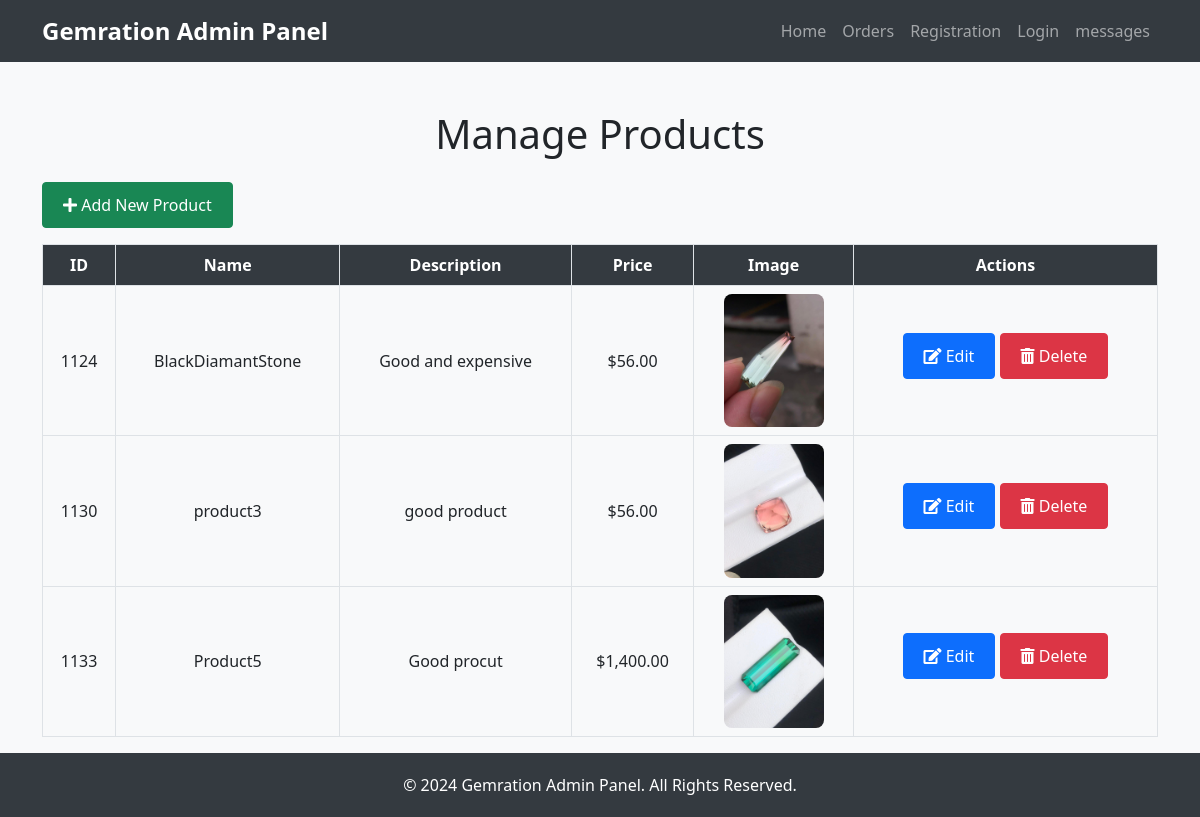
Page /adminpanel/index.php (signed in) on the committed database.
### tables this page shows
CREATE TABLE `products` (
  `id` int(11) NOT NULL,
  `name` varchar(255) NOT NULL,
  `description` text NOT NULL,
  `price` decimal(10,2) NOT NULL,
  `image` varchar(255) NOT NULL,
  `video_url` varchar(255) DEFAULT NULL
);

### adminpanel/index.php (the view, shortened to what this page needs)
<?php
$servername = "localhost";
$username = "root";
$password = "";
$dbname = "gemratio_main";
$conn = new mysqli($servername, $username, $password, $dbname);
$sql = "SELECT * FROM products";
$result = $conn->query($sql);
?>
<!DOCTYPE html>
<html lang="en">
<head>
    <link href="https://cdnjs.cloudflare.com/ajax/libs/font-awesome/5.10.0/css/all.min.css" rel="stylesheet">
    <link href="https://cdn.jsdelivr.net/npm/bootstrap@5.0.0/dist/css/bootstrap.min.css" rel="stylesheet">
</head>
<body>
    <nav class="navbar navbar-expand-lg navbar-dark">
        <div class="container">
            <a class="navbar-brand" href="#">Gemration Admin Panel</a>
            <div class="collapse navbar-collapse" id="navbarNav">
                <ul class="navbar-nav ms-auto">
                    <li class="nav-item">
                        <a class="nav-link" href="index.php">Home</a>
                    </li>
                    <li class="nav-item">
                        <a class="nav-link" href="orders.php">Orders</a>
                    </li>
                     <li class="nav-item">
                        <a class="nav-link" href="Admin_registration.php">Registration</a>
                    </li>
                     <li class="nav-item">
                        <a class="nav-link" href="Admin_login.php">Login</a>
                    </li>
                    <li class="nav-item">
                        <a class="nav-link" href="messages.php">messages</a>
                    </li>
                </ul>
            </div>
        </div>
    </nav>
    <div class="container mt-5">
        <h1 class="mb-4">Manage Products</h1>
        <a href="add_product.php" class="btn btn-success mb-3"><i class="fas fa-plus"></i> Add New Product</a>
        <table class="table table-bordered table-hover">
            <thead>
                <tr>
                    <th>ID</th>
                    <th>Name</th>
                    <th>Description</th>
                    <th>Price</th>
                    <th>Image</th>
                    <th>Actions</th>
                </tr>
            </thead>
            <tbody>
                <?php if ($result->num_rows > 0): ?>
                    <?php while($row = $result->fetch_assoc()): ?>
                        <tr>
                            <td><?php echo $row['id']; ?></td>
                            <td><?php echo $row['name']; ?></td>
                            <td><?php echo $row['description']; ?></td>
                            <td>$<?php echo number_format($row['price'], 2); ?></td>
                            <td><img src="img/<?php echo $row['image']; ?>" width="100" alt="<?php echo $row['name']; ?>"></td>
                            <td>
                                <a href="edit_product.php?id=<?php echo $row['id']; ?>" class="btn btn-primary"><i class="fas fa-edit"></i> Edit</a>
                                <a href="delete_product.php?id=<?php echo $row['id']; ?>" class="btn btn-danger" onclick="return confirm('Are you sure you want to delete this product?');"><i class="fas fa-trash-alt"></i> Delete</a>
                            </td>
                        </tr>
                    <?php endwhile; ?>
                <?php else: ?>
                    <tr>
                        <td colspan="6">No products found.</td>
                    </tr>
                <?php endif; ?>
            </tbody>
        </table>
    </div>
    <div class="footer">
        <div class="container">
            <p>&copy; 2024 Gemration Admin Panel. All Rights Reserved.</p>
        </div>
    </div>
</body>
</html>

### adminpanel/index.php (style rules this page uses)
body { background-color: #f8f9fa; }
.navbar { background-color: #343a40; }
.navbar-brand { font-size: 1.5rem; font-weight: bold; color: #fff; }
.container h1 { text-align: center; margin-bottom: 30px; }
.btn { padding: 10px 20px; margin-bottom: 10px; }
.table thead { background-color: #343a40; color: white; }
.table td, .table th { text-align: center; vertical-align: middle; }
.table img { border-radius: 8px; }
.footer { background-color: #343a40; color: #fff; padding: 20px 0; }
.footer p { margin: 0; text-align: center; }

### rows in the picture
products: id "1124", name "BlackDiamantStone", description "Good and expensive", price "56.00", image (picture)
products: id "1130", name "product3", description "good product", price "56.00", image (picture)
products: id "1133", name "Product5", description "Good procut", price "1,400.00", image (picture)
